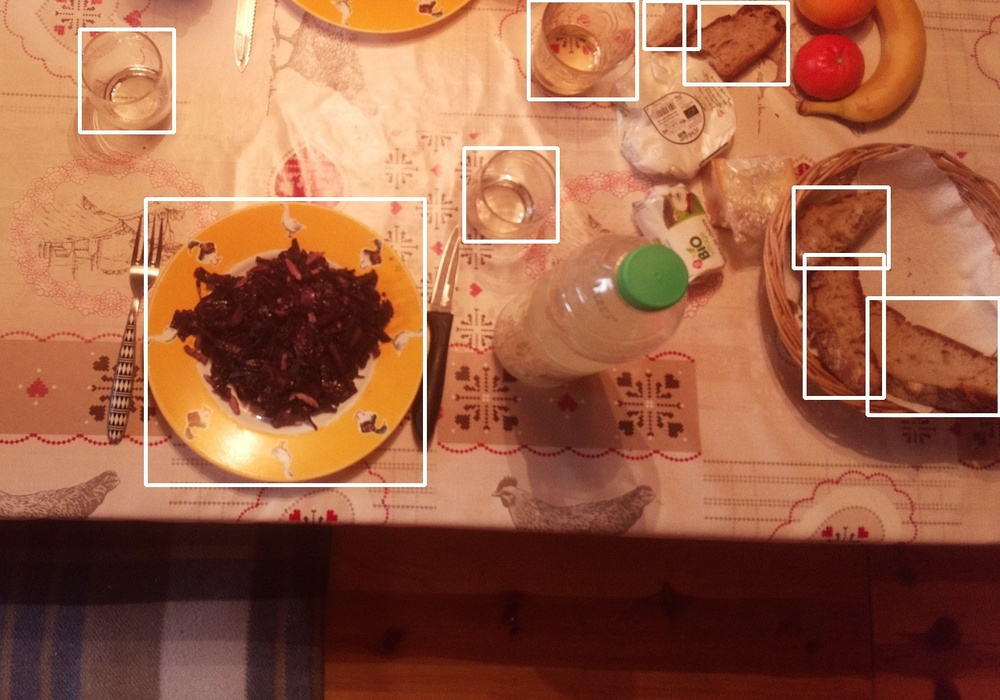
#> input picture data/boxes/1614769599460.jpg, 1000 x 700 px, shrunk from 1272 x 891 before the run, given in place of assiette-01.jpg, which was not available
$ python boxGen.py
#> lines starting #> are read from the running program, lines starting #| are printed output that depends on the picture; after the words box and inside, x2 and y2 are one past the last pixel; in counts of white or black regions, pixels touching at a corner belong together; pictures that were not available may be replaced by others from this repository, and a replacement may not be noted
import os
import csv
import cv2
import json
import numpy as np
import argparse

parser = argparse.ArgumentParser(description='Generate mask')
parser.add_argument('--file', default="food_json.json",help='Json filepath')
parser.add_argument('--folder', default="images",help='Image folder path')
parser.add_argument('--box', default="boxes",help='Box folder path')
parser.add_argument('--output', default="food_box.csv",help='CSV output file')

args = parser.parse_args()

image_folder = args.folder
box_folder = args.box
json_path = args.file
output_path = args.output

source_folder = os.path.join(os.getcwd(), image_folder)
boxes_folder = os.path.join(os.getcwd(), box_folder)
if not os.path.exists(boxes_folder):
    os.mkdir(boxes_folder)
count = 0
countLabel = {}
file_bbs = {}

with open(json_path) as f:
#> (reads data/food_json.json from the repository)
  data = json.load(f)

for itr in data:
    file_name_json = data[itr]["filename"]
    print("file_name_json", file_name_json)
    file_bbs[file_name_json] = data[itr]["regions"]

print("\nDict size: ", len(file_bbs))

with open(output_path, mode='w') as boxFile:
    boxFile_writer = csv.writer(boxFile, delimiter=',', quotechar='"', quoting=csv.QUOTE_MINIMAL)
    for file_name in file_bbs:
        original_image = cv2.imread(os.path.join(source_folder, file_name))
#> original_image is the input picture: shape (700, 1000, 3); mean B, G, R 69.6, 97.8, 158.3
        print(file_name, original_image.shape[0], original_image.shape[1])
#| assiette-01.jpg 700 1000
        for shape in file_bbs[file_name]:
            type = shape['region_attributes']['categorie'].replace("\n", "")
            if type not in countLabel:
                countLabel[type] = 0
            countLabel[type]+=1
            x_points = shape["shape_attributes"]["all_points_x"]
            y_points = shape["shape_attributes"]["all_points_y"]
            x_min, x_max = np.min(x_points)/original_image.shape[1], np.max(x_points)/original_image.shape[1]
            y_min, y_max = np.min(y_points)/original_image.shape[0], np.max(y_points)/original_image.shape[0]

            print(file_name, type, (x_min, y_min), (x_max, y_max))
            original_image = cv2.rectangle(original_image, (int(x_min*original_image.shape[1]), int(y_min*original_image.shape[0])), (int(x_max*original_image.shape[1]), int(y_max*original_image.shape[0])), (255, 255, 255), 3)
            boxFile_writer.writerow([file_name, type, x_min, y_min, x_max, y_max])
#> this loop made 10 passes
#> pass 1, `original_image = cv2.rectangle(original_image, (int(x_min*original_ima..`:
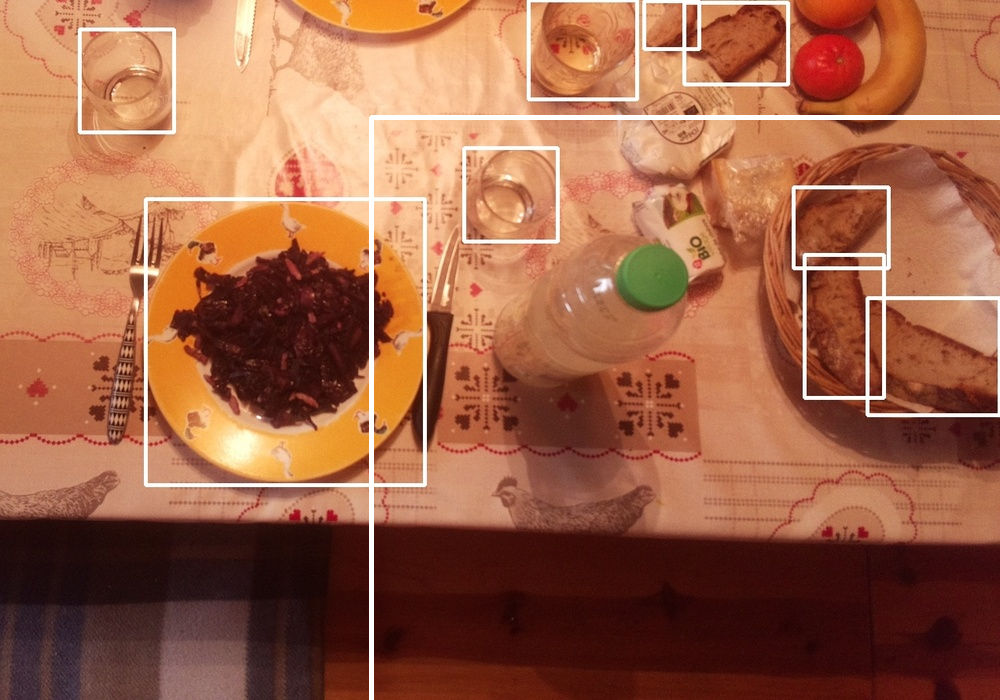
#> original_image: shape (700, 1000, 3); 0.86% of pixels changed, all inside (x1, y1, x2, y2) = (369, 115, 1000, 700)
#> pass 2, `original_image = cv2.rectangle(original_image, (int(x_min*original_ima..`:
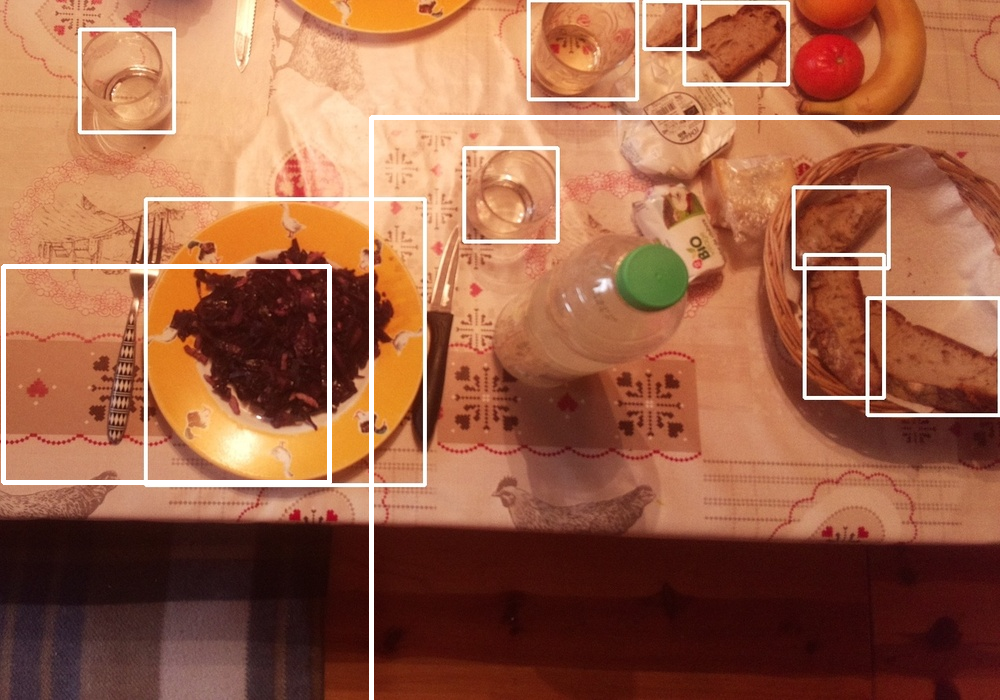
#> original_image: shape (700, 1000, 3); 0.77% of pixels changed, all inside (x1, y1, x2, y2) = (1, 264, 332, 485)
#> pass 3, `original_image = cv2.rectangle(original_image, (int(x_min*original_ima..`:
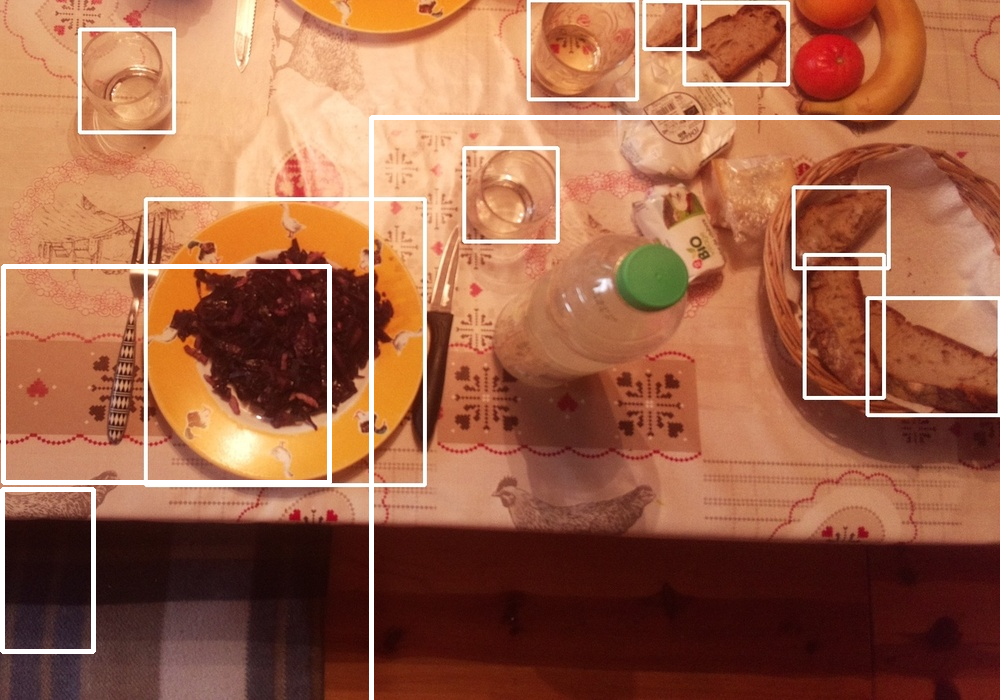
#> original_image: shape (700, 1000, 3); 0.36% of pixels changed, all inside (x1, y1, x2, y2) = (0, 487, 96, 654)
#> after the loop:
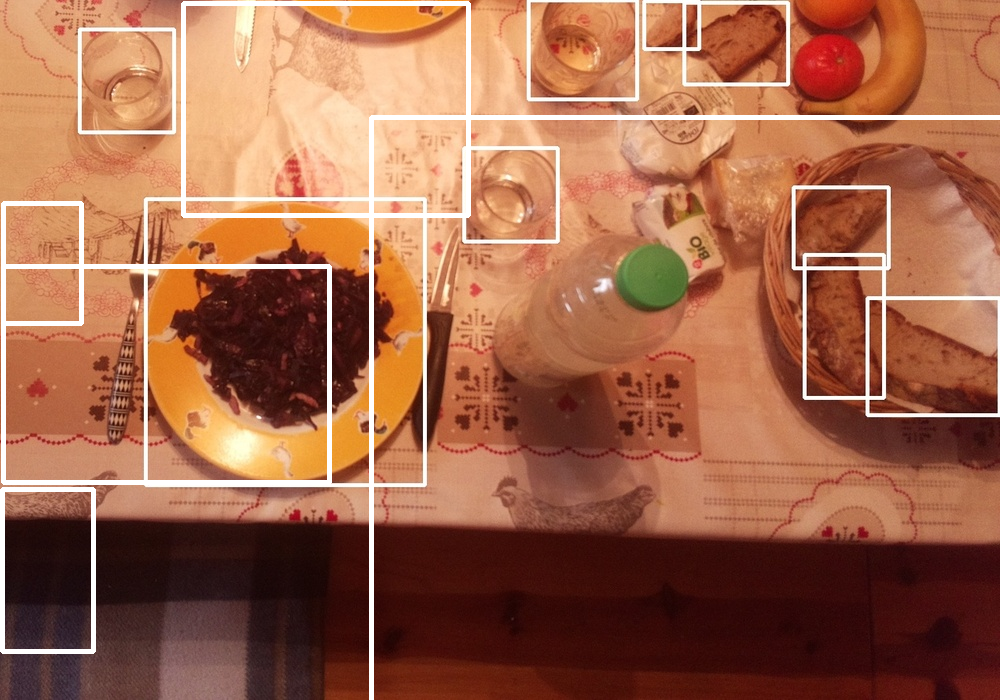
#> original_image: shape (700, 1000, 3); 0.94% of pixels changed, all inside (x1, y1, x2, y2) = (1, 1, 471, 326)
#> after the loop, countLabel = {'assiette': 2, 'pain': 6, 'verre': 2}
        cv2.imwrite(os.path.join(boxes_folder, file_name), original_image)
        count+=1
#> pass 2 of the loop `for file_name in file_bbs:`:
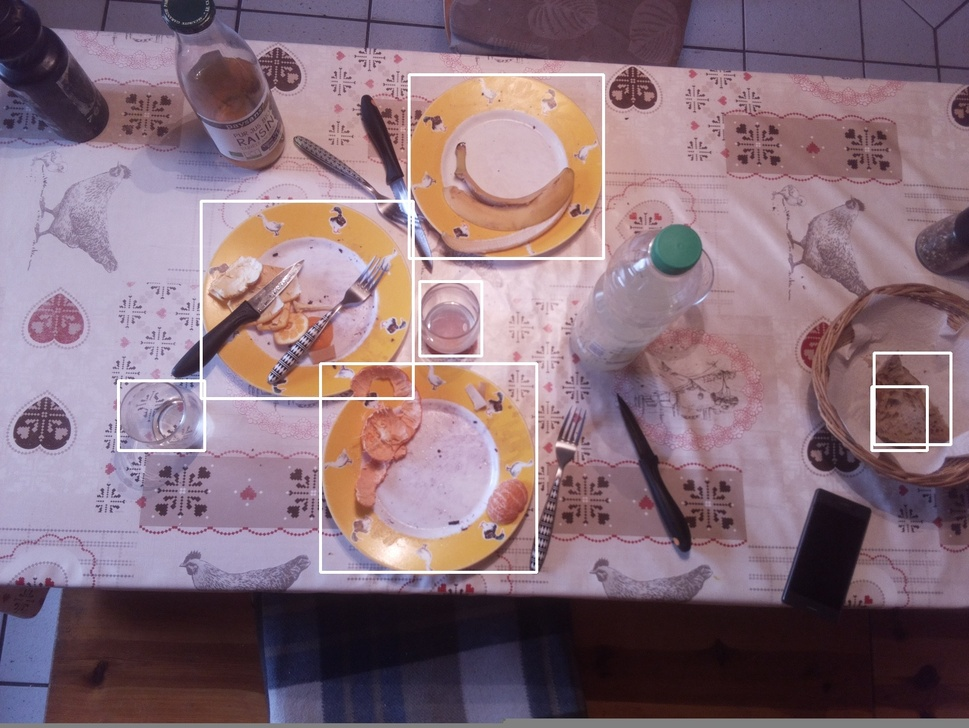
#> input picture data/boxes/1614770667753.jpg, 969 x 728 px, shrunk from 1640 x 1232 before the run, given in place of choucroute-01.jpg, which was not available
#> original_image is the input picture: shape (728, 969, 3); mean B, G, R 123.1, 112, 136.5
#| choucroute-01.jpg 728 969
#> the loop `for shape in file_bbs[file_name]:` made 2 passes
#> pass 1, `original_image = cv2.rectangle(original_image, (int(x_min*original_ima..`:
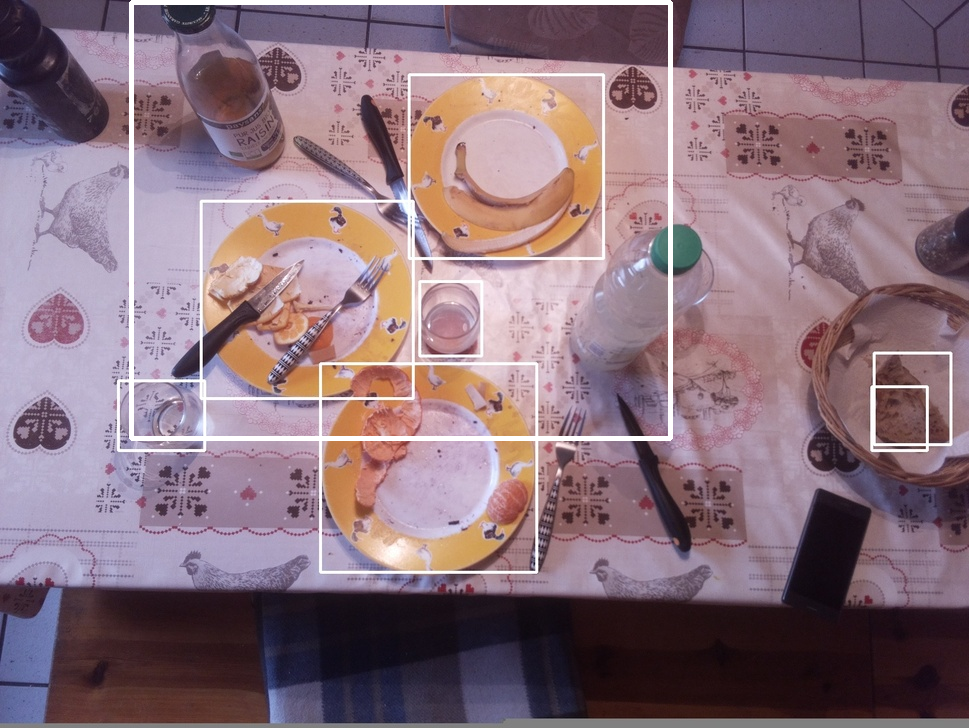
#> original_image: shape (728, 969, 3); 1.38% of pixels changed, all inside (x1, y1, x2, y2) = (129, 0, 673, 441)
#> after the loop `for shape in file_bbs[file_name]:`: countLabel = {'assiette': 4, 'pain': 6, 'verre': 2}
#> (the run stopped early here; a loop or call above may not have finished)
